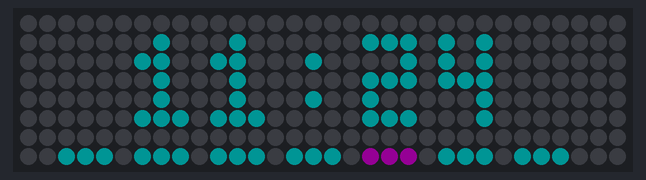
Bench run of a sketch on a simulated ESP8266 (NodeMCU). Parts: 32×8 RGB LED matrix (first LED top left, wired row by row). Dim RGB values are drawn brighter than linear; WiFi joins after 1.5 s; servers stay silent unless stated; network time is answered at once with the bench clock; the local clock reads 2024-03-15 10:24:30 at power-on unless the sketch sets it; what the sketch prints to the serial monitor is not drawn.

Above: at 1.8 s.
At 90.5 s:
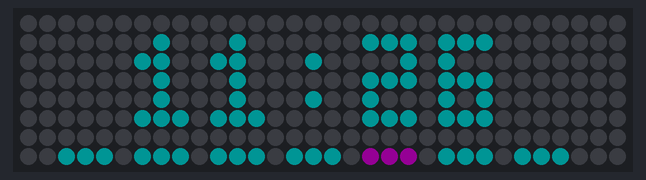

Measured:
- what the display in image 0 shows lasts 28.6 s, from 1.7 s to 30.3 s

The sketch:

matrix.ino
```cpp
#include "RTClib.h"
#include <Adafruit_GFX.h>
#include <Adafruit_NeoMatrix.h>
#include <Adafruit_NeoPixel.h>
#include <Arduino_JSON.h>
#include <ESP8266WiFi.h>
#include <ESP8266HTTPClient.h>
#include <Wire.h>
#include <NTPClient.h>
#include <WiFiUdp.h>


#define MATRIX_PIN 5      // pin D1
#define MATRIX_HEIGHT 8
#define MATRIX_WIDTH 32

#define RTC_SDA 14        // pin D5
#define RTC_SCL 12        // pin D6

#define GMT_PLUS_1 3600

#define UPADTE_INTERVAL 60

JSONVar prList;
JSONVar lastPrList;
#define TIME_BUFFER_SIZE 5
char timeBuffer[TIME_BUFFER_SIZE];
bool firstTime = true;
bool blink = true;
DateTime lastUpdate;
DateTime now;

WiFiUDP ntpUDP;
NTPClient timeClient(ntpUDP);
RTC_DS3231 rtc;

Adafruit_NeoMatrix matrix = Adafruit_NeoMatrix(MATRIX_WIDTH, MATRIX_HEIGHT, MATRIX_PIN,
                            NEO_MATRIX_TOP     + NEO_MATRIX_LEFT +
                            NEO_MATRIX_COLUMNS + NEO_MATRIX_ZIGZAG,
                            NEO_GRB            + NEO_KHZ800);

#include "colors.h"
#include "readPrInfo.h"
#include "wifiConfig.h"
#include "writeDate.h"
#include "writePrInfo.h"

void setup() {
  matrix.begin();
  matrix.setTextWrap(false);
  matrix.setBrightness(20);
  Serial.begin(115200);

  WiFi.mode(WIFI_STA);
  WiFi.begin(ssid, password);

  while (WiFi.status() != WL_CONNECTED)
  {
    delay(100);
    Serial.print('.');
  }

  Wire.begin(RTC_SDA, RTC_SCL);
  if (!rtc.begin()) {
    Serial.println(F("Couldn't find RTC"));
    while (1);
  }

  timeClient.begin();
  timeClient.update();
  Serial.print("NTP date:");
  Serial.println(timeClient.getFormattedTime());
  rtc.adjust(DateTime(timeClient.getEpochTime() + GMT_PLUS_1));
}


void loop() {
  matrix.fillScreen(0);

  now = rtc.now();
  sprintf(timeBuffer, "%02d:%02d ",  now.hour(), now.minute());
  writeDate();

  if (firstTime || (lastUpdate.unixtime() + UPADTE_INTERVAL < now.unixtime()) ) {
    firstTime = false;
    lastPrList = prList;
    readPrInfo();
    lastUpdate = now;
  }

  writePrInfo();
  matrix.show();
  delay(500);
}
```

colors.h
```cpp
#define BLACK    0x0000
#define BLUE     0x001F
#define RED      0xF800
#define GREEN    0x07E0
#define CYAN     0x07FF
#define MAGENTA  0xF81F
#define YELLOW   0xFFE0
#define WHITE    0xFFFF
```

readPrInfo.h
```cpp
void readPrInfo() {
    HTTPClient http;
    WiFiClient client;
    String url = "http://viroide-gitclock.netlify.app/.netlify/functions/getPrList";

    if (WiFi.status() == WL_CONNECTED) {
      if (http.begin(client, url)) {
      int httpCode = http.GET();  // Realizar petición

      if (httpCode > 0) {
        if (httpCode == HTTP_CODE_OK || httpCode == HTTP_CODE_MOVED_PERMANENTLY) {

          String payload = http.getString();   // Obtener respuesta
          prList = JSON.parse(payload);
        }
      }
      else {
        Serial.printf("[HTTP] GET... failed, error: %s\n", http.errorToString(httpCode).c_str());
      }
      http.end();
    }
    else {
      Serial.printf("[HTTP] Unable to connect\n");
    }
  } else {
    Serial.printf("WIFI down\n");
  }
}
```

writeDate.h
```cpp
#include "writeNumber.h"

void writeDate() {
  for (int i = 0; i < TIME_BUFFER_SIZE; i++) {
    writeNumber(6 + i * 4, 1, timeBuffer[i], CYAN);
  }

  const int dayOfTheWeek = now.dayOfTheWeek();
  for (int i = 0; i < 7; i++) {
    uint16_t color = CYAN;
    if ((i + 1) % 7 == dayOfTheWeek) {
      color = MAGENTA;
    }
    matrix.drawLine(2 + 4 * i, 7, 4 + 4 * i, 7, color);
  }
}
```

writeNumber.h
```cpp
void writeNumber(uint16_t x, uint16_t y, uint16_t number, uint16_t color) {
  switch (number) {
    case '1' :
      matrix.drawLine(x + 1, y, x + 1, y + 4, color);
      matrix.drawLine(x, y + 1, x + 1, y + 1, color);
      matrix.drawLine(x, y + 4, x + 2, y + 4, color);
      break; /* optional */

    case '2' :
      matrix.drawLine(x, y, x + 2, y, color);
      matrix.drawLine(x + 2, y, x + 2, y + 2, color);
      matrix.drawLine(x, y + 2, x + 2, y + 2, color);
      matrix.drawLine(x, y + 2, x, y + 4, color);
      matrix.drawLine(x, y + 4, x + 2, y + 4, color);
      break; /* optional */

    case '3' :
      matrix.drawLine(x, y, x + 2, y, color);
      matrix.drawLine(x + 2, y, x + 2, y + 4, color);
      matrix.drawLine(x + 1, y + 2, x + 2, y + 2, color);
      matrix.drawLine(x, y + 4, x + 2, y + 4, color);
      break; /* optional */

    case '4' :
      matrix.drawLine(x, y, x, y + 2, color);
      matrix.drawLine(x, y + 2, x + 2, y + 2, color);
      matrix.drawLine(x + 2, y, x + 2, y + 4, color);
      break; /* optional */

    case '5' :
      matrix.drawLine(x, y, x + 2, y, color);
      matrix.drawLine(x, y, x, y + 2, color);
      matrix.drawLine(x, y + 2, x + 2, y + 2, color);
      matrix.drawLine(x + 2, y + 2, x + 2, y + 4, color);
      matrix.drawLine(x, y + 4, x + 2, y + 4, color);
      break; /* optional */

    case '6' :
      matrix.drawLine(x, y, x + 2, y, color);
      matrix.drawLine(x, y, x, y + 4, color);
      matrix.drawLine(x, y + 2, x + 2, y + 2, color);
      matrix.drawLine(x + 2, y + 2, x + 2, y + 4, color);
      matrix.drawLine(x, y + 4, x + 2, y + 4, color);
      break; /* optional */

    case '7' :
      matrix.drawLine(x, y, x + 2, y, color);
      matrix.drawLine(x + 2, y, x + 2, y + 4, color);
      break; /* optional */

    case '8' :
      matrix.drawLine(x, y, x + 2, y, color);
      matrix.drawLine(x + 2, y, x + 2, y + 4, color);
      matrix.drawLine(x, y + 2, x + 2, y + 2, color);
      matrix.drawLine(x, y, x, y + 4, color);
      matrix.drawLine(x, y + 4, x + 2, y + 4, color);
      break; /* optional */

    case '9' :
      matrix.drawLine(x, y, x + 2, y, color);
      matrix.drawLine(x + 2, y, x + 2, y + 4, color);
      matrix.drawLine(x, y + 2, x + 2, y + 2, color);
      matrix.drawLine(x, y, x, y + 2, color);
      matrix.drawLine(x, y + 4, x + 2, y + 4, color);
      break; /* optional */

    case '0' :
      matrix.drawLine(x, y, x + 2, y, color);
      matrix.drawLine(x + 2, y, x + 2, y + 4, color);
      matrix.drawLine(x, y, x, y + 4, color);
      matrix.drawLine(x, y + 4, x + 2, y + 4, color);
      break; /* optional */

    case ':' :
      matrix.drawPixel(x + 1, y + 1, color);
      matrix.drawPixel(x + 1, y + 3, color);
      break; /* optional */
  }

}
```

writePrInfo.h
```cpp
void writePrInfo()  {
    for (int i = 0; i < prList.length(); i++) {
      uint16_t color = WHITE;
      const char* state = (const char*) prList[i]["state"];
      const char* lastState = (const char*) lastPrList[i]["state"];
      if (strcmp( state, "success") == 0) {
        if ((int) prList[i]["comments"] == 0) {
          color = GREEN;
        } else {
          color = BLUE;
        }
      }
      else if (strcmp(state, "unknown") == 0) {
        color = MAGENTA;
      }
      else if (strcmp(state , "error") == 0 || strcmp(state, "failure") == 0) {
        color = RED;
      }
      else if (strcmp(state , "pending") == 0) {
        color = YELLOW;
      } else {
        color = CYAN;
      }
      if(!strcmp( state, lastState)) {
        if (blink) {
          matrix.drawPixel(MATRIX_WIDTH - 1 - i*2, 0, color);
          blink = false;
        }
        blink = true;
      } else {
        matrix.drawPixel(MATRIX_WIDTH - 1 - i*2, 0, color);
      }

    }
}
```

wifiConfig.h
```cpp
const char* ssid = "Arale";
const char* password = "ohana666";
```
